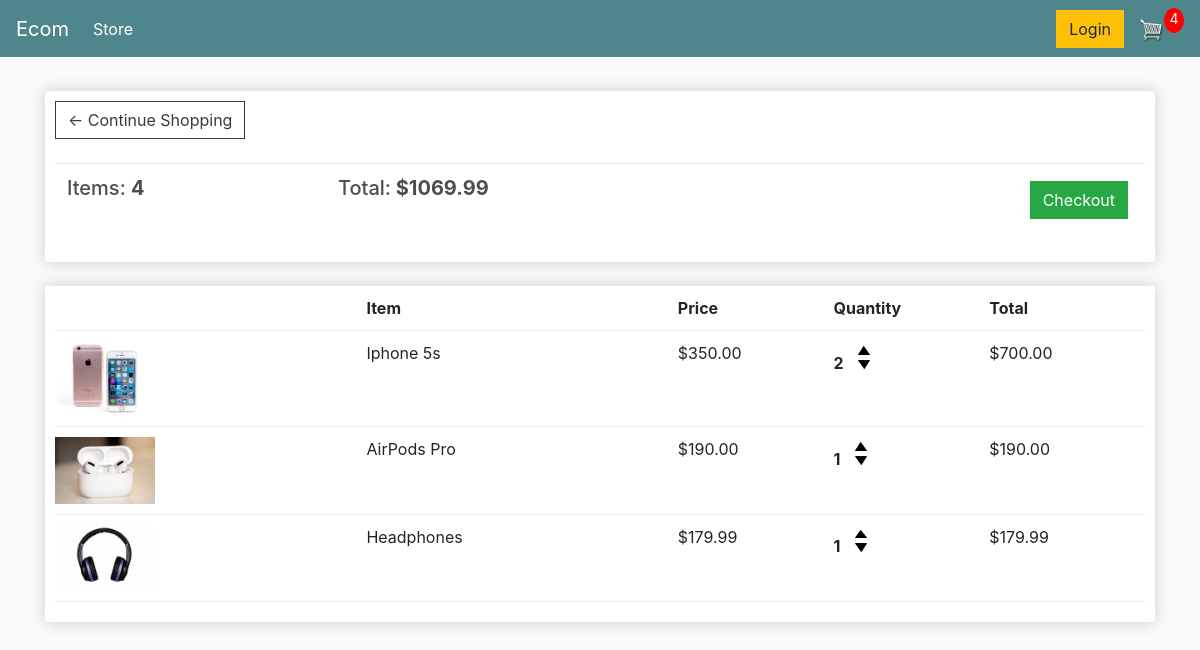
The app's page /cart/ (signed in) with its own data.
### store/models.py (models this page shows, shortened)
class Order(models.Model):
	customer = models.ForeignKey(Customer, on_delete=models.SET_NULL, null=True, blank=True)
	date_ordered = models.DateTimeField(auto_now_add=True)
	complete = models.BooleanField(default=False)
	transaction_id = models.CharField(max_length=100, null=True)
	@property
	def get_cart_total(self):
		orderitems = self.orderitem_set.all()
		total = sum([item.get_total for item in orderitems])
		return total
	def get_cart_items(self):
		orderitems = self.orderitem_set.all()
		total = sum([item.quantity for item in orderitems])
		return total

class OrderItem(models.Model):
	product = models.ForeignKey(Product, on_delete=models.SET_NULL, null=True)
	order = models.ForeignKey(Order, on_delete=models.SET_NULL, null=True)
	quantity = models.IntegerField(default=0, null=True, blank=True)
	date_added = models.DateTimeField(auto_now_add=True)
	@property
	def get_total(self):
		total = self.quantity*self.product.price
		return total

class Product(models.Model):
	name = models.CharField(max_length=200)
	price = models.FloatField()
	digital = models.BooleanField(default=False,null=True, blank=True)
	image = models.ImageField(null=True, blank=True)
	@property
	def imageURL(self):
		try:
			url = self.image.url
		except:
			url = ''
		return url

### store/views.py (the view)
# urls.py: path('cart/', views.cart, name='cart'),
def cart(request):
    if request.user.is_authenticated:
        customer = request.user.customer
        order, created = Order.objects.get_or_create(customer=customer, complete=False)
        items = order.orderitem_set.all()
        cartItems = order.get_cart_items()
    else:
        items = []
        order = {'get_cart_total':0, 'get_cart_items':0, 'shipping': False}
        cartItems = order['get_cart_items']
    context = {'items':items, 'order':order, 'cartItems':cartItems}
    return render(request, 'store/cart.html', context)

### store/templates/store/cart.html
{% extends 'store/main.html' %}
{% load static %}
{% block content %}
	<div class="row">
		<div class="col-lg-12">
			<div class="box-element">
				<a  class="btn btn-outline-dark" href="{% url 'store' %}">&#x2190; Continue Shopping</a>
				<br>
				<br>
				<table class="table">
					<tr>
						<th><h5>Items: <strong>{{order.get_cart_items}}</strong></h5></th>
						<th><h5>Total:<strong> ${{order.get_cart_total|floatformat:2}}</strong></h5></th>
						<th>
							<a  style="float:right; margin:5px;" class="btn btn-success" href="{% url 'checkout' %}">Checkout</a>
						</th>
					</tr>
				</table>
			</div>
			<br>
			<div class="box-element">
				<div class="cart-row">
					<div style="flex:2"></div>
					<div style="flex:2"><strong>Item</strong></div>
					<div style="flex:1"><strong>Price</strong></div>
					<div style="flex:1"><strong>Quantity</strong></div>
					<div style="flex:1"><strong>Total</strong></div>
				</div>
				{% for item in items%}
				<div class="cart-row">
					<div style="flex:2"><img class="row-image" src="{{ item.product.imageURL}}"></div>
					<div style="flex:2"><p>{{item.product.name}}</p></div>
					<div style="flex:1"><p>${{item.product.price|floatformat:2}}</p></div>
					<div style="flex:1">
						<p class="quantity">{{item.quantity}}</p>
						<div class="quantity">
							<img data-product={{item.product.id}} data-action="add" class="chg-quantity update-cart" src="{% static  'images/arrow-up.png' %}">
							<img data-product={{item.product.id}} data-action="remove" class="chg-quantity update-cart" src="{% static  'images/arrow-down.png' %}">
						</div>
					</div>
					<div style="flex:1"><p>${{item.get_total|floatformat:2}}</p></div>
				</div>
				{% endfor %}
			</div>
		</div>
	</div>
{% endblock content %}

### static/css/main.css (style rules this page uses)
body { background-color: hsl(0, 0%, 98%); }
h1,h2,h3,h4,h5,h6 { color:hsl(0, 0%, 30%); }
.box-element { box-shadow:hsl(0, 0%, 80%) 0 0 16px; background-color: #fff; border-radius: 4px; padding: 10px; }
.col-lg-4, .col-lg-6, .col-lg-8, .col-lg-12 { margin-top: 10px; }
.btn { border-radius: 0; }
.row-image { width: 100px; }
.cart-row { display: flex; align-items: flex-stretch; padding-bottom: 10px; margin-bottom: 10px; border-bottom: 1px solid #ececec; }
.quantity { display: inline-block; font-weight: 700; padding-right:10px; }
.chg-quantity { width: 12px; cursor: pointer; display: block; margin-top: 5px; transition:.1s; }

### records on screen
Order: get_cart_items "4", get_cart_total "1069.99"
OrderItem: product.imageURL (picture), product.name "Iphone 5s", product.price "350.00", quantity "2", get_total "700.00"
OrderItem: product.imageURL (picture), product.name "AirPods Pro", product.price "190.00", quantity "1", get_total "190.00"
OrderItem: product.imageURL (picture), product.name "Headphones", product.price "179.99", quantity "1", get_total "179.99"

### other values on screen
{{ cartItems }} "4"
